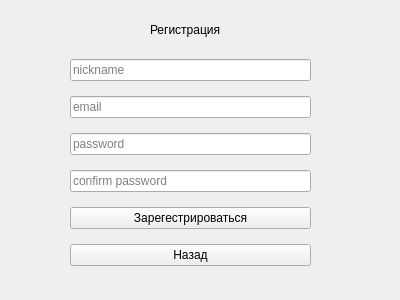
<?xml version="1.0" encoding="UTF-8"?>
<ui version="4.0">
 <class>RegisterWindow</class>
 <widget class="QWidget" name="RegisterWindow">
  <property name="geometry">
   <rect>
    <x>0</x>
    <y>0</y>
    <width>400</width>
    <height>300</height>
   </rect>
  </property>
  <property name="windowTitle">
   <string>Form</string>
  </property>
  <widget class="QLabel" name="label">
   <property name="geometry">
    <rect>
     <x>150</x>
     <y>20</y>
     <width>91</width>
     <height>20</height>
    </rect>
   </property>
   <property name="text">
    <string>Регистрация</string>
   </property>
  </widget>
  <widget class="QWidget" name="verticalLayoutWidget">
   <property name="geometry">
    <rect>
     <x>70</x>
     <y>50</y>
     <width>241</width>
     <height>231</height>
    </rect>
   </property>
   <layout class="QVBoxLayout" name="verticalLayout">
    <item>
     <widget class="QLineEdit" name="nicknameEdit">
      <property name="placeholderText">
       <string>nickname</string>
      </property>
     </widget>
    </item>
    <item>
     <widget class="QLineEdit" name="emailEdit">
      <property name="placeholderText">
       <string>email</string>
      </property>
     </widget>
    </item>
    <item>
     <widget class="QLineEdit" name="passwordEdit">
      <property name="echoMode">
       <enum>QLineEdit::EchoMode::Password</enum>
      </property>
      <property name="placeholderText">
       <string>password</string>
      </property>
     </widget>
    </item>
    <item>
     <widget class="QLineEdit" name="confirmPasswordEdit">
      <property name="placeholderText">
       <string>confirm password</string>
      </property>
     </widget>
    </item>
    <item>
     <widget class="QPushButton" name="registerButton">
      <property name="text">
       <string>Зарегестрироваться</string>
      </property>
     </widget>
    </item>
    <item>
     <widget class="QPushButton" name="backButton">
      <property name="text">
       <string>Назад</string>
      </property>
     </widget>
    </item>
   </layout>
  </widget>
 </widget>
 <resources/>
 <connections/>
</ui>
